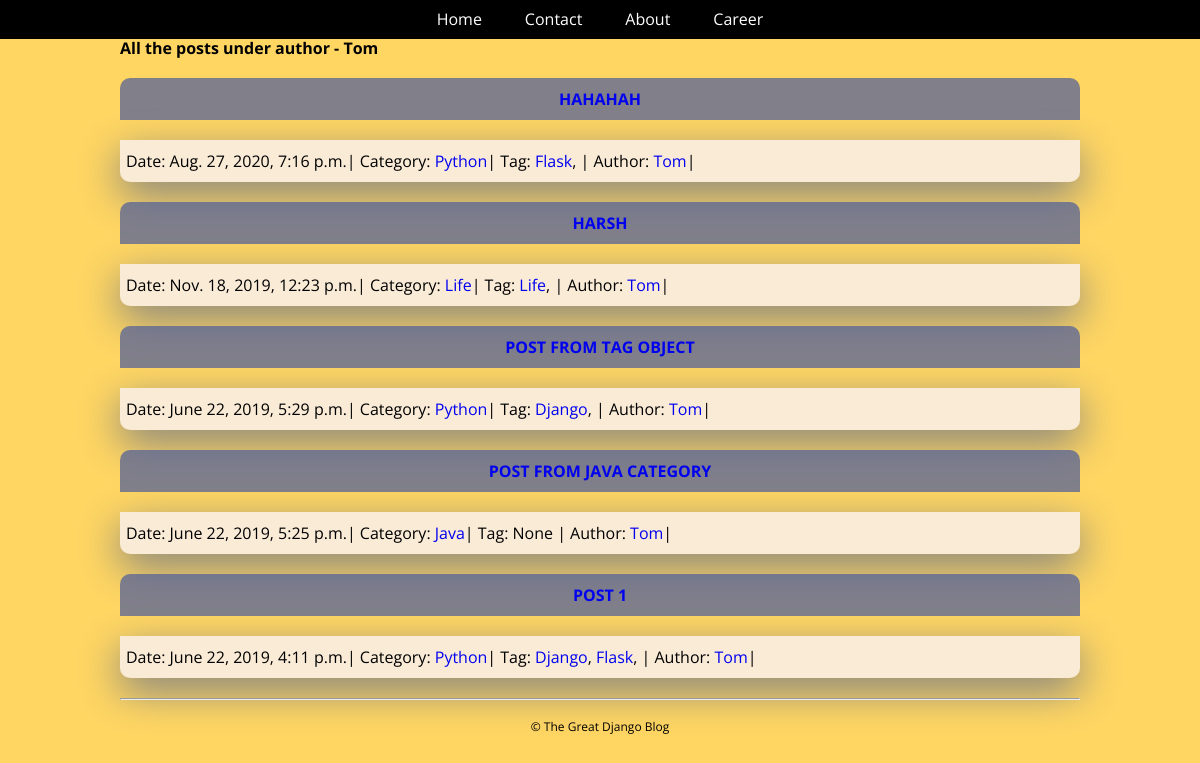
The page /author/1/tom/ on the database its author committed.
### blog/models.py (models this page shows, shortened)
class Author(models.Model):
    name = models.CharField(max_length=50, verbose_name="Author Name")
    email = models.EmailField(unique=True)
    active = models.BooleanField(default=False)
    created_on = models.DateTimeField(auto_now_add=True)
    last_logged_in = models.DateTimeField(auto_now=True)
    def get_absolute_url(self):
        return reverse('post_by_author', args=[self.pk, self.name])

class Post(models.Model):
    title = models.CharField(max_length=200)
    slug = models.SlugField(unique=True, help_text="Slug will be generated automatically from the title")
    content = models.TextField()
    pub_date = models.DateTimeField(auto_now_add=True)
    author = models.ForeignKey(Author,on_delete=models.CASCADE)
    category = models.ForeignKey(Category, on_delete=models.CASCADE)
    tags = models.ManyToManyField(Tag)
    def get_absolute_url(self):
        return reverse('post_detail', args=[self.pk, self.slug])

class Category(models.Model):
    name = models.CharField(max_length=100, unique=True)
    slug = models.SlugField(max_length=100, unique=True)
    author = models.ForeignKey(Author, on_delete=models.CASCADE)
    class Meta:
        verbose_name_plural = "Categories"
    def get_absolute_url(self):
        return reverse('post_by_category', args=[self.slug])

class Tag(models.Model):
    name = models.CharField(max_length=100, unique=True)
    slug = models.SlugField(max_length=100, unique=True)
    author = models.ForeignKey(Author, on_delete=models.CASCADE)
    def get_absolute_url(self):
        return reverse('post_by_tag', args=[self.slug])

### blog/views.py (the view)
# urls.py: re_path(r'^author/(?P<pk>\d+)/(?P<author_name>[\w-]+)/$', views.post_by_author, name = 'post_by_author'),
def post_by_author(request, pk, author_name):
    author = get_object_or_404(Author, pk = pk)
    posts = get_list_or_404(Post.objects.order_by("-id"), author__pk = pk)
    posts = helpers.pg_records(request, posts, 5)
    context = {
        'author' : author,
        'posts': posts
    }
    return render(request, 'blog/post_by_author.htm', context)

### firstapp/helpers.py (called while the page is built)
def pg_records(request, list, num):
    paginator = Paginator(list, num)
    page = request.GET.get('page')
    try:
        page_object = paginator.page(page)
    except PageNotAnInteger:
        page_object = paginator.page(1)
    except EmptyPage:
        page_object = paginator.page(paginator.num_pages)
    return page_object

### blog/templates/blog/post_by_author.htm (shortened to what this page needs)
{% extends 'blog/base.htm' %}
{% block content %}
    <div class="content">
        <div class="section-inner clearfix">
            <h4>All the posts under author - {{ author.name|capfirst }}</h4>
            {% for post in posts %}
                <h3 class='post-title'>
                    <a href="{{ post.get_absolute_url }}">{{ post.title|capfirst }}</a>
                </h3>
                <p class="post-info">
                   {% include 'blog/post_info.htm' %}
                </p>
            {% empty %}
                <p>There is no posts under {{ author }}</p>
            {% endfor %}
            </div>
    </div>
{% endblock %}

### blog/templates/blog/base.htm (shortened to what this page needs)
<!DOCTYPE html>
<html lang="en">
<head>
    {% load static %}
    <link rel="stylesheet" href="{% static 'blog/css/reset.css' %}">
    <link rel="stylesheet" href="{% static 'blog/css/style.css' %}">
</head>
<body>
    <div class = "navbar">
        <div class="section-inner clearfix">
            <nav>
                <a href = "{% url 'post_list' %}">Home</a>|
                <a href="#">Contact</a>|
                <a href="#">About</a>|
                <a href="#">Career</a>
            </nav>
        </div>
    </div>
    {% block content %}
    {% endblock %}
    {% block footer %}
    <footer>
    <div class="footer">
        <div class="section-inner clearfix">
            <hr>
            <p>&copy; The Great Django Blog</p>
        </div>
    </div>
    </footer>
    {% endblock %}
</body>
</html>

### blog/templates/blog/post_info.htm
<span>Date: {{ post.pub_date }}</span>|
<span>Category: <a href="{{ post.category.get_absolute_url }}">{{ post.category.name|capfirst }}</a></span>|
<span>Tag:
    {% for tag in post.tags.all %}
        <a href="{{ tag.get_absolute_url }}">{{ tag.name }}</a>,
    {% empty %}
        None
    {% endfor %}
</span>|
<span>Author: <a href="{{ post.author.get_absolute_url }}">{{ post.author.name|capfirst }}</a></span>|

### blog/static/blog/css/style.css (style rules this page uses)
body { background-color: #ffd662; font-family: "Open Sans",'MS Sans Serif', sans-serif, Verdana, Arial; }
.section-inner { max-width: 960px; padding: 0 15px; margin: 0 auto; }
h3 { margin: 20px 0px; }
p { margin: 20px 0px; }
.navbar { background-color: black; text-align: center; }
.navbar a { display: inline-block; color: #fff; text-decoration: none; padding:10px 15px; }
.post-title { background-color:rgba(82, 96, 153, 0.733); Color:white; padding: 6px; line-height: 30px; border-top-left-radius:10px; border-top-right-radius:10px; text-align: center; text-transform: uppercase; }
.post-info { line-height: 30px; padding: 6px; background-color: antiquewhite; border-bottom-left-radius: 10px; border-bottom-right-radius:10px; box-shadow:0px 13px 40px grey; }
.content a { text-decoration: none; }
.footer { text-align: center; font-size: 12px; }

### rows shown on the page
Author: name "Tom"
Post: title "HAHAHAH", pub_date "Aug. 27, 2020, 7:16 p.m.", category.name "Python", author.name "Tom"
Tag: name "Flask"
Post: title "HARSH", pub_date "Nov. 18, 2019, 12:23 p.m.", category.name "Life", author.name "Tom"
Tag: name "Life"
Post: title "POST FROM TAG OBJECT", pub_date "June 22, 2019, 5:29 p.m.", category.name "Python", author.name "Tom"
Tag: name "Django"
Post: title "POST FROM JAVA CATEGORY", pub_date "June 22, 2019, 5:25 p.m.", category.name "Java", author.name "Tom"
Post: title "POST 1", pub_date "June 22, 2019, 4:11 p.m.", category.name "Python", author.name "Tom"
